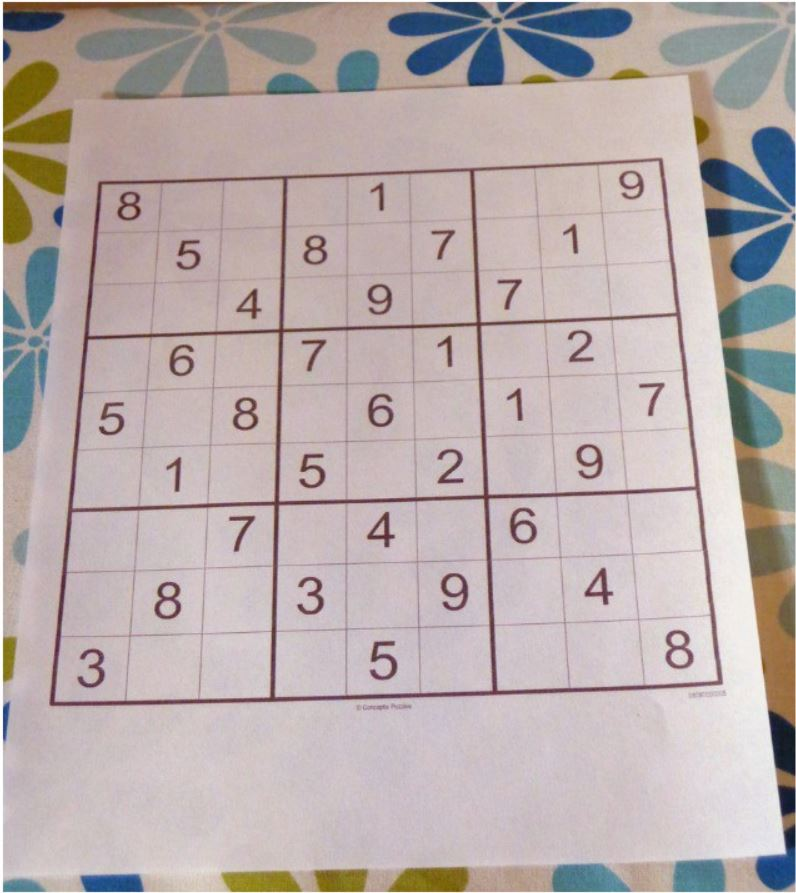
#> input picture example.JPG, 796 x 893 px, found by its file name
$ python extract_sudoku.py
#> lines starting #> are read from the running program, lines starting #| are printed output that depends on the picture; after the words box and inside, x2 and y2 are one past the last pixel; in counts of white or black regions, pixels touching at a corner belong together
### preprocessing.py
import cv2
import numpy as np
import os

def bgr2gray(img):
	b, g, r = img[:, :, 0], img[:, :, 1], img[:, :, 2]
	img_grayscale = 0.2126*r + 0.7152*g + 0.0722*b
	img_grayscale = img_grayscale.astype(np.uint8)
	return img_grayscale

def apply_filter(img, filter_arr, pad=True):
	assert filter_arr.shape[0] == filter_arr.shape[1], "Not a Square Filter."
	reduction = filter_arr.shape[0]//2
	if pad:
		img_padded = np.zeros((img.shape[0]+2*reduction, img.shape[1]+2*reduction))
		img_padded[reduction:-reduction, reduction:-reduction] = img
		img = img_padded
	filtered = np.zeros((img.shape[0]-2*reduction, img.shape[1]-2*reduction))
	for row_new, row in enumerate(range(reduction, img.shape[0]-reduction)):
		for col_new, col in enumerate(range(reduction, img.shape[1]-reduction)):
			filtered[row_new][col_new] = np.sum(img[row-reduction:row+reduction+1, col-reduction:col+reduction+1] * filter_arr)
	filtered = filtered.astype(np.uint8)
	return filtered

def gaussian_blur(img, size=3):
	sigma = ((size - 1)/2 - 0.5)/4
	sigma = sigma + 1e-5
	filter_size = size
	gaussian_filter = np.zeros((filter_size, filter_size), np.float32)
	m = filter_size//2
	n = filter_size//2
	for x in range(-m, m+1):
		for y in range(-n, n+1):
			gaussian_filter[x+m, y+n] = (1/ (2*np.pi*(sigma**2)) )*(np.exp(-(x**2 + y**2)/(2* sigma**2)))
	return apply_filter(img, gaussian_filter)

def threshold(img, size=3, c=2):
	average_filter = np.full((size, size), (1/(size**2)))
	thresholded = apply_filter(img, average_filter)
	thresholded = (img < thresholded - c).astype(np.uint8) * 255
	return thresholded

def preprocess(img):
	os.system('mkdir preprocessed')
	cv2.imwrite('./preprocessed/original.png', img)
	img_grayscale = bgr2gray(img)
	cv2.imwrite('./preprocessed/grayscale.png', img_grayscale)
	filtered = gaussian_blur(img_grayscale, 9)
	cv2.imwrite('./preprocessed/gaussian_filtered.png', filtered)
	thresholded = threshold(filtered, size=15, c=5)
	cv2.imwrite('./preprocessed/thresholded.png', thresholded)
	return thresholded

# [3 lines that do not run on import are left out]


### extract_sudoku.py
from preprocessing import preprocess, threshold
import numpy as np
import cv2
import os


def find_quadrilaterals(img):
	contours = cv2.findContours(img, cv2.RETR_EXTERNAL, cv2.CHAIN_APPROX_SIMPLE)
	contours = contours[0] if len(contours) == 2 else contours[1]
	contours = sorted(contours, key=cv2.contourArea, reverse=True)

	#Sorted Contours, that way we get the largest one back when we approximate using poly in the next stage

	for c in contours:
		perimeter = cv2.arcLength(c, True)
		polynomial = cv2.approxPolyDP(c, 0.02 * perimeter, True)
		if len(polynomial) == 4:
			return polynomial

def order_corner_points(corners):
	corners = [(corner[0][0], corner[0][1]) for corner in corners]
	return corners[1], corners[0], corners[3], corners[2]

def transform(img, corners):
	ordered_corners = order_corner_points(corners)
	top_left, top_right, bottom_right, bottom_left = ordered_corners

	# Finding all 4 dimensions of quadrilateral, since shape we made sure is 4

	width_bottom = np.sqrt(((bottom_right[0] - bottom_left[0]) ** 2) + ((bottom_right[1] - bottom_left[1]) ** 2))
	width_top = np.sqrt(((top_right[0] - top_left[0]) ** 2) + ((top_right[1] - top_left[1]) ** 2))
	width = int(max(width_bottom, width_top))
	height_right = np.sqrt(((top_right[0] - bottom_right[0]) ** 2) + ((top_right[1] - bottom_right[1]) ** 2))
	height_left = np.sqrt(((top_left[0] - bottom_left[0]) ** 2) + ((top_left[1] - bottom_left[1]) ** 2))
	height = int(max(height_left, height_right))

	dimensions = np.array([[0, 0], [width - 1, 0], [width - 1, height - 1],[0, height - 1]], dtype="float32")

	ordered_corners = np.array(ordered_corners, dtype=np.float32)

	grid = cv2.getPerspectiveTransform(ordered_corners, dimensions)
	return cv2.warpPerspective(img, grid, (width, height))

def cropped_and_transformed(img):
	img_processed = preprocess(img)
	corners = find_quadrilaterals(img_processed)
	transformed = transform(img, corners)
	cv2.imwrite('./preprocessed/cropped_and_transformed.png', transformed)
	return transformed

def create_image_grid(img):

	img = cropped_and_transformed(img)

	os.system('mkdir sudoku')

	### Assuming some amount of equality among rows and column dimensions ###

	grid = np.copy(img)
	edge_h = np.shape(grid)[0]
	edge_w = np.shape(grid)[1]
	celledge_h = edge_h // 9
	celledge_w = edge_w // 9
	grid = cv2.cvtColor(grid, cv2.COLOR_BGR2GRAY)
	grid = cv2.bitwise_not(grid, grid)

	tempgrid = []
	for i in range(celledge_h, edge_h + 1, celledge_h):
		for j in range(celledge_w, edge_w + 1, celledge_w):
			rows = grid[i - celledge_h:i]
			tempgrid.append([rows[k][j - celledge_w:j] for k in range(len(rows))])

	finalgrid = []
	for i in range(0, len(tempgrid) - 8, 9):
		finalgrid.append(tempgrid[i:i + 9])

	for i in range(9):
		for j in range(9):
			finalgrid[i][j] = 255 - np.array(finalgrid[i][j])
			finalgrid[i][j] = threshold(finalgrid[i][j], c=5, size=5)
			cv2.imwrite(str("./sudoku/cell" + str(i) + str(j) + ".jpg"), finalgrid[i][j])

	return finalgrid


if __name__ == '__main__':
	img = cv2.imread('./example.jpg')
#> img is the input picture: shape (893, 796, 3); mean B, G, R 171.6, 172.5, 184.4
	sudoku = create_image_grid(img)
#> in bgr2gray, `b, g, r = img[:, :, 0], img[:, :, 1], img[:, :, 2]`:
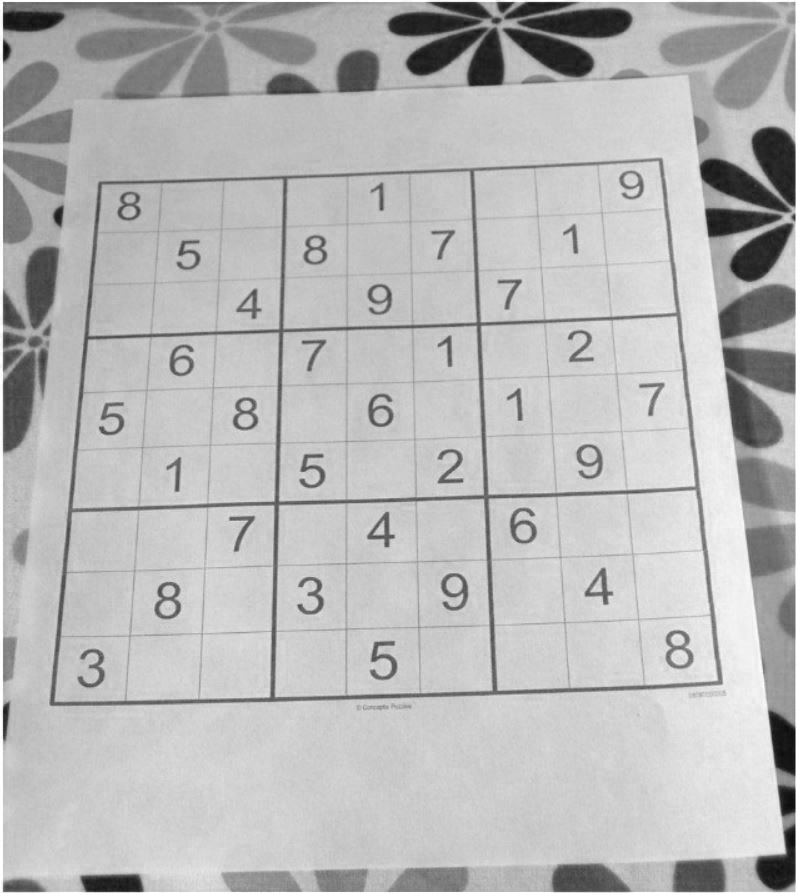
#> r: shape (893, 796); min 11, max 255, mean 184.4
#> call 2 of apply_filter, with filter_arr = array of shape (15, 15), pad = True
#> in apply_filter (call 2), `img_padded[reduction:-reduction, reduction:-reduction] = img`:
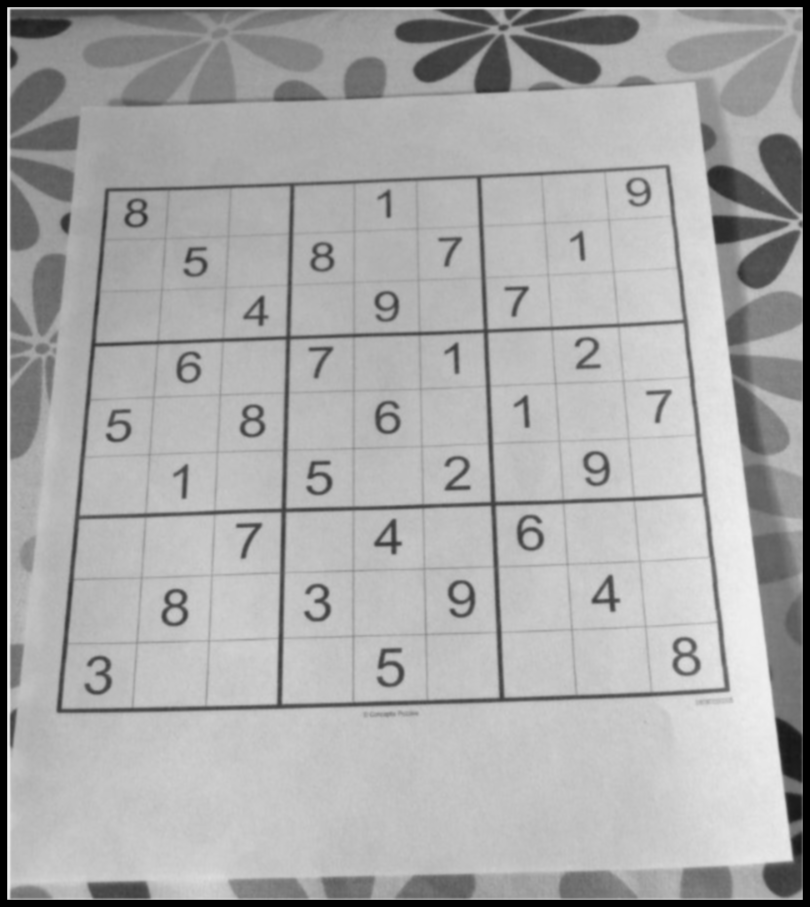
#> img_padded: shape (907, 810) float64; min 0, max 242, mean 168
#> after the loop in apply_filter (call 2), `for row_new, row in enumerate(range(reduction, img.shape[0]-reduction)):`:
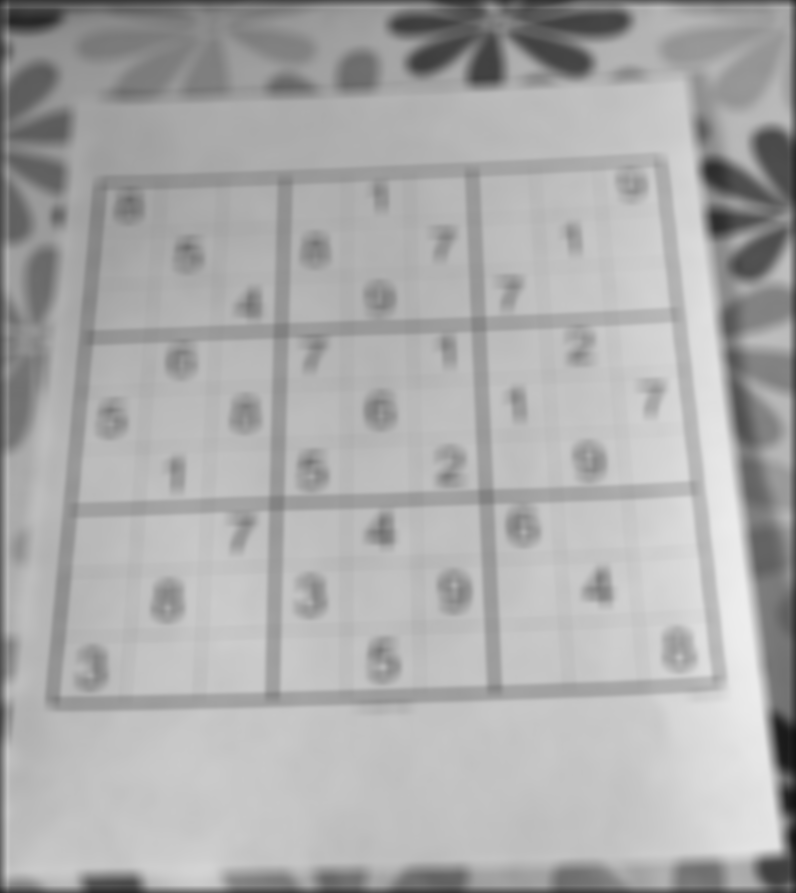
#> filtered: shape (893, 796) float64; min 18.79, max 237.4, mean 172.2
#> in threshold, `thresholded = (img < thresholded - c).astype(np.uint8) * 255`:
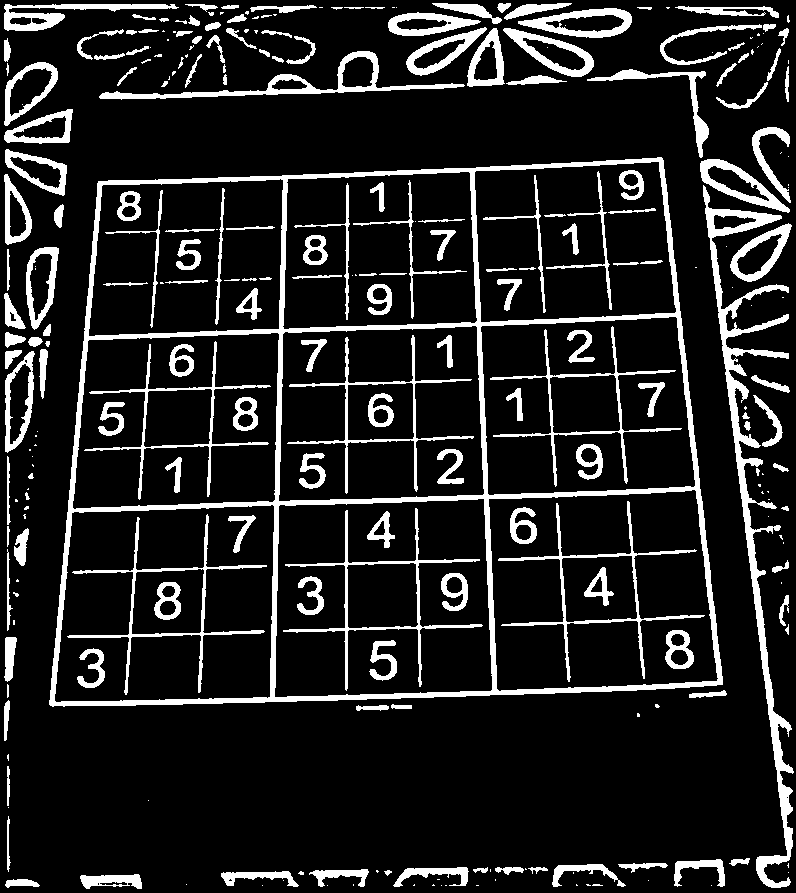
#> thresholded: shape (893, 796); 13.3% white; 277 white regions (101 under 20 px)
#> in find_quadrilaterals, `contours = cv2.findContours(img, cv2.RETR_EXTERNAL, cv2.CHAIN_APPROX_S..`: contours = 205 contours, 110 with area under 20; largest, box (x1, y1, x2, y2) and area: (49, 157, 723, 707) 326065, (703, 185, 794, 888) 7278, (99, 51, 465, 100) 3164, (518, 8, 632, 38) 2146, (503, 28, 594, 77) 2022
#> the loop in find_quadrilaterals, `for c in contours:` made 1 pass
#> (perimeter, polynomial) on pass 1: (2353.9, [[662, 158], [98, 181], [49, 704], [722, 684]])
#> in cropped_and_transformed, `corners = find_quadrilaterals(img_processed)`: corners = [[662, 158], [98, 181], [49, 704], [722, 684]]
#> in order_corner_points, `corners = [(corner[0][0], corner[0][1]) for corner in corners]`: corners = [(662, 158), (98, 181), (49, 704), (722, 684)]
#> in transform, `ordered_corners = order_corner_points(corners)`: ordered_corners = ((98, 181), (662, 158), (722, 684), (49, 704))
#> in transform, `top_left, top_right, bottom_right, bottom_left = ordered_corners`: top_left = (98, 181); top_right = (662, 158); bottom_right = (722, 684); bottom_left = (49, 704)
#> in transform, `width_bottom = np.sqrt(((bottom_right[0] - bottom_left[0]) ** 2) + ((b..`: width_bottom = 673.3
#> in transform, `width_top = np.sqrt(((top_right[0] - top_left[0]) ** 2) + ((top_right[..`: width_top = 564.5
#> in transform, `width = int(max(width_bottom, width_top))`: width = 673
#> in transform, `height_right = np.sqrt(((top_right[0] - bottom_right[0]) ** 2) + ((top..`: height_right = 529.4
#> in transform, `height_left = np.sqrt(((top_left[0] - bottom_left[0]) ** 2) + ((top_le..`: height_left = 525.3
#> in transform, `height = int(max(height_left, height_right))`: height = 529
#> in transform, `dimensions = np.array([[0, 0], [width - 1, 0], [width - 1, height - 1]..`: dimensions = [[0, 0], [672, 0], [672, 528], [0, 528]]
#> in transform, `ordered_corners = np.array(ordered_corners, dtype=np.float32)`: ordered_corners = [[98, 181], [662, 158], [722, 684], [49, 704]]
#> in transform, `grid = cv2.getPerspectiveTransform(ordered_corners, dimensions)`: grid = [[1.3, 0.122, -149.7], [0.053, 1.3, -240.4], [3.91e-05, 0.000398, 1]]
#> in transform, `return cv2.warpPerspective(img, grid, (width, height))`:
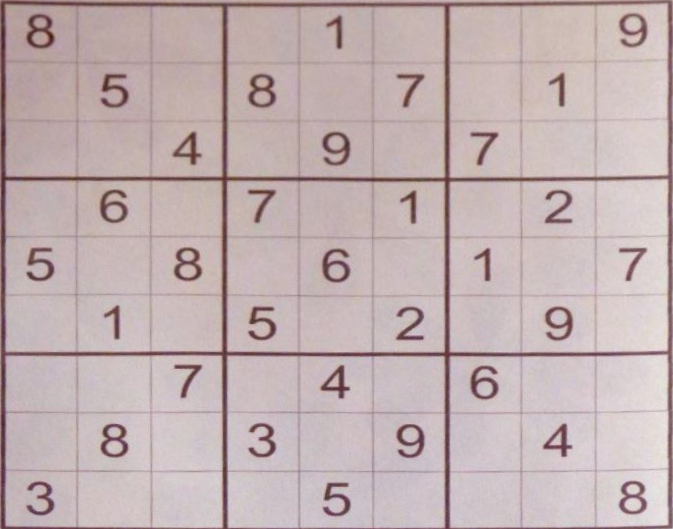
#> returned value: shape (529, 673, 3); mean of channels 0, 1, 2 177.6, 176.6, 193.7; drawn as B, G, R
#> in create_image_grid, `grid = cv2.bitwise_not(grid, grid)`:
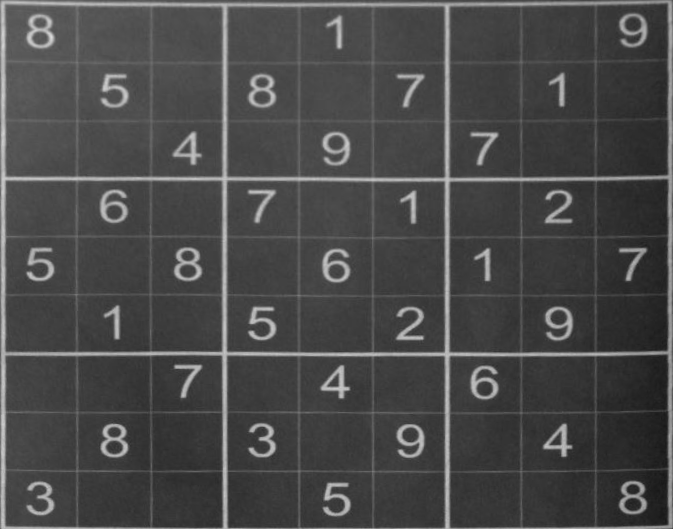
#> grid: shape (529, 673); min 24, max 218, mean 73.2
#> after the loop in create_image_grid, `for i in range(celledge_h, edge_h + 1, celledge_h):`: tempgrid = 81 items
#> the loop in create_image_grid, `for i in range(0, len(tempgrid) - 8, 9):` made 9 passes
#> i on passes 2 to 9: 9, 18, 27, 36, 45, 54, 63, 72
#> after the loop in create_image_grid, `for i in range(0, len(tempgrid) - 8, 9):`: finalgrid = 9 items
#> the loop in create_image_grid, `for i in range(9):` made 9 passes
#> pass 1, in apply_filter (call 4), `img = img_padded`:
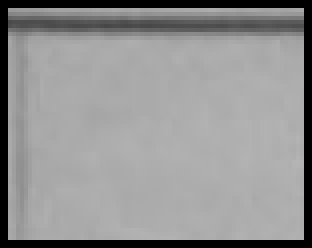
#> img: shape (62, 78) float64 (shown 4 times larger); min 0, max 181, mean 145.7
#> sudoku = 9 items
